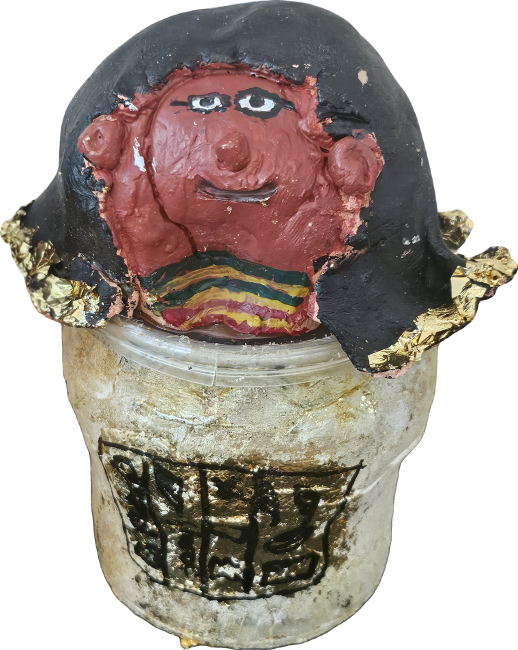
#> input picture images/jar-1-red-black.png, 1036 x 1300 px (shown at 1/2 size)
$ python make_poster.py
#> lines starting #> are read from the running program, lines starting #| are printed output that depends on the picture
#!/usr/bin/env python3
"""Compose a landscape A4 poster from the Canopic Jars website content.

Renders at 300 DPI with Pillow. One function, themed via a colour/font dict so
both the 'papyrus' and 'dark-gold' looks come from the same layout code.
"""
import os
from PIL import Image, ImageDraw, ImageFont

HERE = os.path.dirname(os.path.abspath(__file__))
IMG = os.path.join(HERE, "images")
LIB = "/usr/share/fonts/truetype/liberation"

# A4 landscape @ 300 DPI
DPI = 300
W, H = 3508, 2480
MARGIN = 170


def hx(s):
    s = s.lstrip("#")
    return tuple(int(s[i:i + 2], 16) for i in (0, 2, 4))


THEMES = {
    "papyrus": {
        "bg": hx("f3e9d2"), "text": hx("3a2e1f"), "muted": hx("6b5a32"),
        "accent": hx("8a6d2e"), "hero_bg": hx("e3d3aa"), "hero_text": hx("6b4f1d"),
        "panel": hx("ece0c2"), "border": hx("cdb985"),
        "family": "serif",
    },
    "dark-gold": {
        "bg": hx("14110c"), "text": hx("e8e0cf"), "muted": hx("b3a578"),
        "accent": hx("d4af37"), "hero_bg": hx("1d1810"), "hero_text": hx("f0d77a"),
        "panel": hx("1f190f"), "border": hx("3a2f1a"),
        "family": "sans",
    },
}

FONTS = {
    "serif": {"reg": "LiberationSerif-Regular.ttf", "bold": "LiberationSerif-Bold.ttf",
              "italic": "LiberationSerif-Italic.ttf", "bi": "LiberationSerif-BoldItalic.ttf"},
    "sans":  {"reg": "LiberationSans-Regular.ttf", "bold": "LiberationSans-Bold.ttf",
              "italic": "LiberationSans-Italic.ttf", "bi": "LiberationSans-BoldItalic.ttf"},
}


def font(theme, style, size):
    return ImageFont.truetype(os.path.join(LIB, FONTS[theme["family"]][style]), size)


def text_w(draw, s, f, tracking=0):
    w = draw.textlength(s, font=f)
    if tracking and len(s) > 1:
        w += tracking * (len(s) - 1)
    return w


def draw_tracked(draw, xy, s, f, fill, tracking):
    """Draw text with per-character letter-spacing (tracking)."""
    x, y = xy
    for ch in s:
        draw.text((x, y), ch, font=f, fill=fill)
        x += draw.textlength(ch, font=f) + tracking


def wrap(draw, text, f, max_w):
    words, lines, cur = text.split(), [], ""
    for wd in words:
        trial = (cur + " " + wd).strip()
        if draw.textlength(trial, font=f) <= max_w:
            cur = trial
        else:
            if cur:
                lines.append(cur)
            cur = wd
    if cur:
        lines.append(cur)
    return lines


def draw_paragraph(draw, text, f, x, y, max_w, fill, leading):
    for ln in wrap(draw, text, f, max_w):
        draw.text((x, y), ln, font=f, fill=fill)
        y += leading
    return y


def section_label(draw, s, x, y, t):
    """Small uppercase tracked accent heading, like the site's h2."""
    f = font(t, "bold", 40)
    draw_tracked(draw, (x, y), s.upper(), f, t["accent"], 7)
    # underline accent rule
    w = text_w(draw, s.upper(), f, 7)
    draw.line([(x, y + 62), (x + w, y + 62)], fill=t["accent"], width=3)
    return y + 96


def fit(im, box_w, box_h):
    im = im.copy()
    im.thumbnail((box_w, box_h), Image.LANCZOS)
    return im


def build(theme_name):
#> called with theme_name = 'papyrus'
    t = THEMES[theme_name]
    img = Image.new("RGB", (W, H), t["bg"])
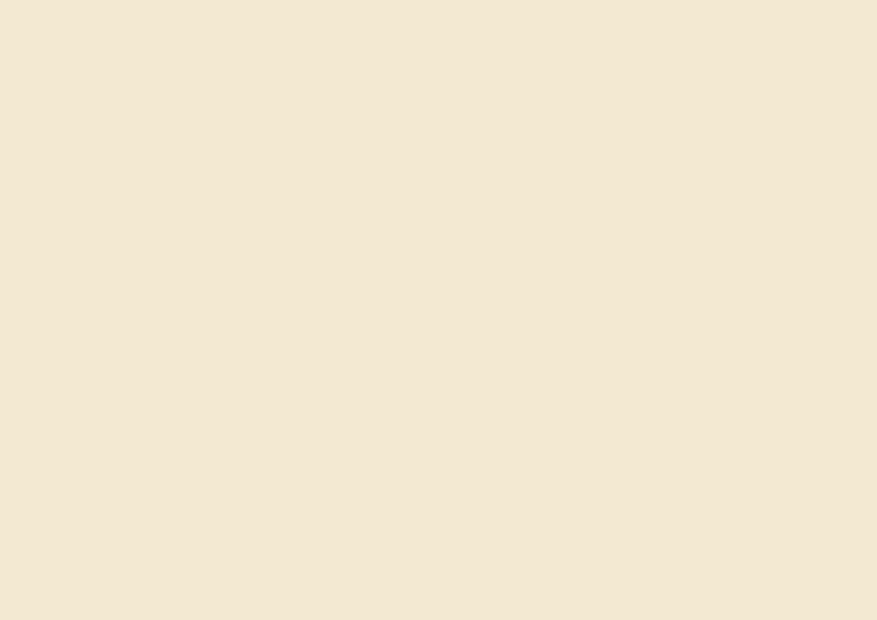
#> img: PIL image 3508x2480 RGB (shown at 1/4 size); mean R, G, B 243, 233, 210
    d = ImageDraw.Draw(img)

    # ---------- Header band ----------
    head_h = 470
    d.rectangle([0, 0, W, head_h], fill=t["hero_bg"])
    cx = W // 2
    f_kick = font(t, "bold", 38)
    kick = "ANCIENT EGYPT"
    kw = text_w(d, kick, f_kick, 11)
#> kw = 446.9
    draw_tracked(d, (cx - kw / 2, 74), kick, f_kick, t["hero_text"], 11)

    f_title = font(t, "bold", 200)
    title = "Canopic Jars"
    tw = d.textlength(title, font=f_title)
#> tw = 1127.8
    d.text((cx - tw / 2, 140), title, font=f_title, fill=t["hero_text"])

    f_sub = font(t, "italic", 52)
    sub = "A school project by Amila Galvao"
    sw = d.textlength(sub, font=f_sub)
#> sw = 702.4
    d.text((cx - sw / 2, 372), sub, font=f_sub, fill=t["hero_text"])

    # ---------- Middle: three text columns ----------
    col_top = head_h + 70
    gap = 90
    col_w = (W - 2 * MARGIN - 2 * gap) // 3
    xcols = [MARGIN, MARGIN + col_w + gap, MARGIN + 2 * (col_w + gap)]

    f_body = font(t, "reg", 41)
    f_bold = font(t, "bold", 41)
    lead = 56

    # Col 1 — Introduction
    x = xcols[0]
    y = section_label(d, "Introduction", x, col_top, t)
#> y = 636
    intro = ("Ancient Egyptian canopic jars were specialized vessels used during "
             "mummification to store the liver, lungs, stomach, and intestines. "
             "Guarded by the Four Sons of Horus, they evolved from simple stone "
             "blocks to beautifully carved works of art.")
    draw_paragraph(d, intro, f_body, x, y, col_w, t["text"], lead)
#> the loop in draw_paragraph, `for ln in wrap(draw, text, f, max_w):` made 4 passes
#> y on passes 1 to 4: 692, 748, 804, 860
#> after the loop in draw_paragraph, `for ln in wrap(draw, text, f, max_w):`: y = 860

    # Col 2 — Four Sons of Horus (bold name + rest)
    x = xcols[1]
    y = section_label(d, "The Four Sons of Horus", x, col_top, t)
    sons = [
        ("Imsety", "human-headed god guarding the liver (South)."),
        ("Hapi", "baboon-headed god guarding the lungs (North)."),
        ("Duamutef", "jackal-headed god guarding the stomach (East)."),
        ("Qebehsenuef", "falcon-headed god guarding the intestines (West)."),
    ]
    for name, desc in sons:
        # bullet
        d.ellipse([x + 4, y + 18, x + 18, y + 32], fill=t["accent"])
        full = f"{name} — {desc}"
        lines = wrap(d, full, f_body, col_w - 44)
        # first line: draw name bold, then remainder regular
        first = lines[0]
        bx = x + 44
        # split first line into name part if present
        if first.startswith(name):
            d.text((bx, y), name, font=f_bold, fill=t["text"])
            rest = first[len(name):]
            d.text((bx + d.textlength(name, font=f_bold), y), rest, font=f_body, fill=t["text"])
        else:
            d.text((bx, y), first, font=f_body, fill=t["text"])
        y += lead
        for ln in lines[1:]:
            d.text((bx, y), ln, font=f_body, fill=t["text"])
            y += lead
        y += 18
#> this loop made 4 passes
#> (rest, y) on pass 4: (' — falcon-headed god guarding the', 1044)
#> y on passes 1 to 3: 710, 784, 914
#> after the loop, y = 1044

    # Col 3 — Did You Know? (panel card)
    x = xcols[2]
    y = section_label(d, "Did You Know?", x, col_top, t)
#> y = 636
    # panel
    pad = 36
    panel_top = y
#> panel_top = 636
    f_factb = font(t, "bold", 43)
    head_lines = wrap(d, "It Was Named After the Wrong Place", f_factb, col_w - 2 * pad)
#> head_lines = ['It Was Named After the Wrong Place']
    fact = ('The word "canopic" comes from an embarrassing mistake by early '
            "European experts. They noticed the jars looked similar to pots "
            "worshipped in a town in Egypt called Canopus. Even after realizing "
            "the mistake, the name stuck!")
    fact_lines = wrap(d, fact, f_body, col_w - 2 * pad)
#> fact_lines = 5 items
    panel_h = pad * 2 + len(head_lines) * 54 + 24 + len(fact_lines) * lead
#> panel_h = 430
    d.rounded_rectangle([x, panel_top, x + col_w, panel_top + panel_h], radius=22,
                        fill=t["panel"], outline=t["border"], width=3)
    yy = panel_top + pad
#> yy = 672
    for ln in head_lines:
        d.text((x + pad, yy), ln, font=f_factb, fill=t["accent"])
        yy += 54
#> this loop made 1 pass
#> (ln, yy) on pass 1: ('It Was Named After the Wrong Place', 726)
#> after the loop, yy = 726
    yy += 24
#> yy = 750
    for ln in fact_lines:
        d.text((x + pad, yy), ln, font=f_body, fill=t["text"])
        yy += lead
#> this loop made 5 passes
#> yy on passes 1 to 4: 806, 862, 918, 974
#> (ln, yy) on pass 5: ('the name stuck!', 1030)
#> after the loop, yy = 1030

    # ---------- Gallery row: 4 jar cards ----------
    foot_h = 120
    g_gap = 70
    card_w = (W - 2 * MARGIN - 3 * g_gap) // 4
    gallery_bottom = H - foot_h - 60
    card_h = 880
    gallery_top = gallery_bottom - card_h

    jars = [
        ("jar-1-red-black.png", "Imsety", "Human-headed god guarding the liver (South)."),
        ("jar-3-white-collar.png", "Hapi", "Baboon-headed god guarding the lungs (North)."),
        ("jar-2-striped.png", "Duamutef", "Jackal-headed god guarding the stomach (East)."),
        ("jar-4-gold.png", "Qebehsenuef", "Falcon-headed god guarding the intestines (West)."),
    ]
    f_cap_b = font(t, "bold", 38)
    f_cap = font(t, "reg", 38)
    cap_pad = 30
    cap_lead = 48
    cap_area_h = 230
    img_area_h = card_h - cap_area_h
    for i, (fn, name, desc) in enumerate(jars):
        x0 = MARGIN + i * (card_w + g_gap)
        d.rounded_rectangle([x0, gallery_top, x0 + card_w, gallery_top + card_h],
                            radius=22, fill=t["panel"], outline=t["border"], width=3)
        jp = os.path.join(IMG, fn)
        ph = fit(Image.open(jp).convert("RGBA"), card_w - 80, img_area_h - 50)
#> in fit, im is the input picture: PIL image 1036x1300 RGBA; mean R, G, B, A 82.4, 72.4, 65.4, 164.7
#> in fit, `im.thumbnail((box_w, box_h), Image.LANCZOS)`:
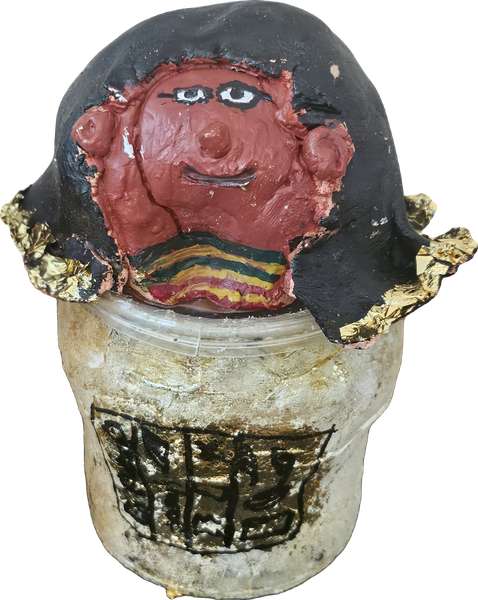
#> im: PIL image 478x600 RGBA; mean R, G, B, A 83.3, 73.3, 66.2, 164.7; transparent parts drawn white
        ix = x0 + (card_w - ph.width) // 2
#> ix = 300
        iy = gallery_top + 36 + (img_area_h - 50 - ph.height) // 2
#> iy = 1456
        img.paste(ph, (ix, iy), ph)
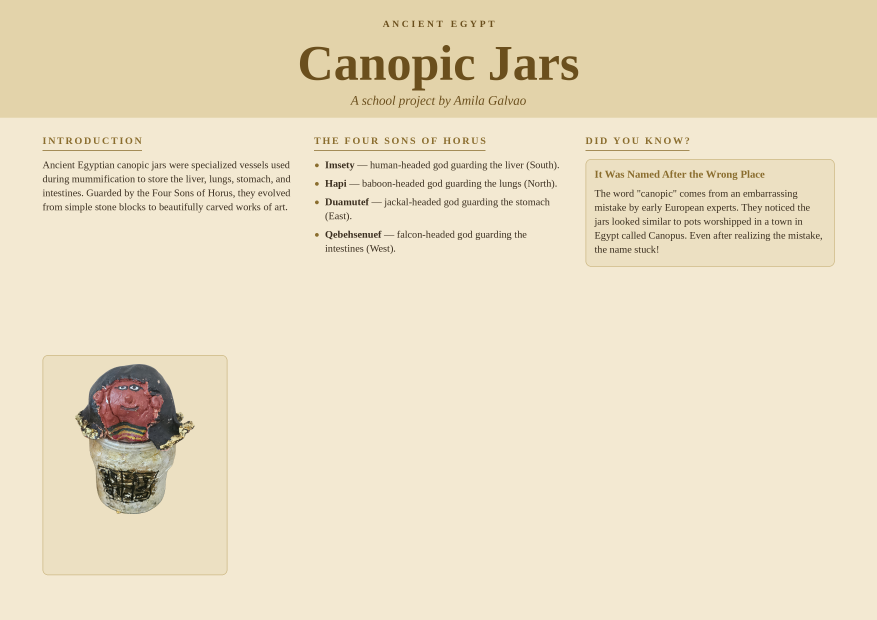
#> img: PIL image 3508x2480 RGB (shown at 1/4 size); mean R, G, B 233.9, 222.2, 195.2
        # caption: bold "Name:" then wrapped description, matching the website
        cx0 = x0 + cap_pad
        cyc = gallery_top + img_area_h + 6
        full = f"{name}: {desc}"
        lines = wrap(d, full, f_cap, card_w - 2 * cap_pad)
#> lines = ['Imsety: Human-headed god guarding the', 'liver (South).']
        label = f"{name}:"
        first = lines[0]
#> first = 'Imsety: Human-headed god guarding the'
        if first.startswith(label):
            d.text((cx0, cyc), label, font=f_cap_b, fill=t["text"])
            rest = first[len(label):]
#> rest = ' Human-headed god guarding the'
            d.text((cx0 + d.textlength(label, font=f_cap_b), cyc), rest,
                   font=f_cap, fill=t["muted"])
        else:
            d.text((cx0, cyc), first, font=f_cap, fill=t["muted"])
        cyc += cap_lead
        for ln in lines[1:]:
            d.text((cx0, cyc), ln, font=f_cap, fill=t["muted"])
            cyc += cap_lead
#> this loop made 1 pass
#> (ln, cyc) on pass 1: ('liver (South).', 2172)
#> after the loop, cyc = 2172
#> pass 2 of the loop in build, `for i, (fn, name, desc) in enumerate(jars):`:
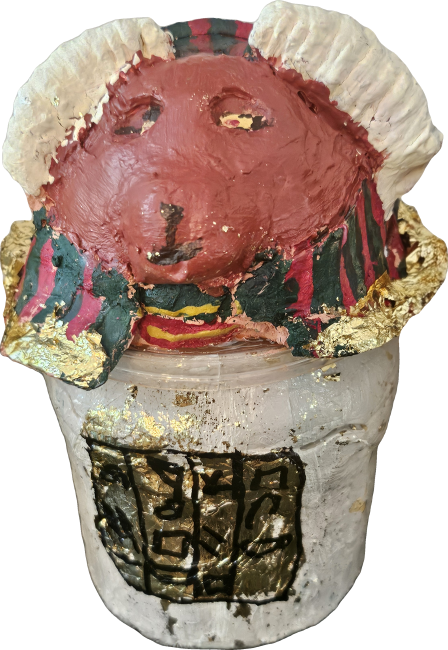
#> input picture images/jar-3-white-collar.png, 896 x 1300 px (shown at 1/2 size)
#> in fit, im is the input picture: PIL image 896x1300 RGBA; mean R, G, B, A 114.1, 93.6, 81.2, 192.7
#> in fit (call 2), `im.thumbnail((box_w, box_h), Image.LANCZOS)`:
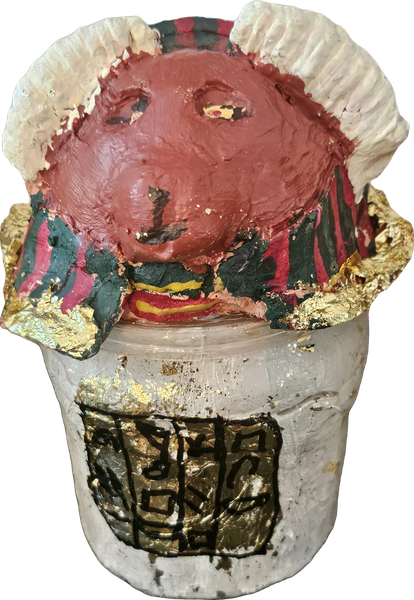
#> im: PIL image 414x600 RGBA; mean R, G, B, A 115.4, 94.8, 82.3, 192.7; transparent parts drawn white
#> in build, `img.paste(ph, (ix, iy), ph)`:
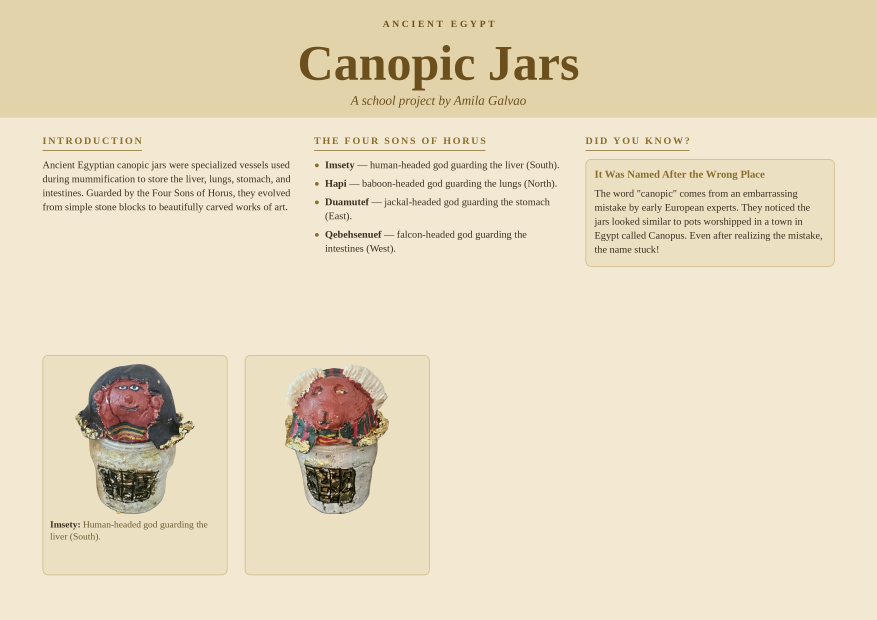
#> img: PIL image 3508x2480 RGB (shown at 1/4 size); mean R, G, B 231.4, 219.3, 192
#> in build, `lines = wrap(d, full, f_cap, card_w - 2 * cap_pad)`: lines = ['Hapi: Baboon-headed god guarding the', 'lungs (North).']
#> first = 'Hapi: Baboon-headed god guarding the'
#> in build, `rest = first[len(label):]`: rest = ' Baboon-headed god guarding the'
#> the loop in build, `for ln in lines[1:]:` made 1 pass
#> after the loop in build, `for ln in lines[1:]:`: cyc = 2172
#> pass 3 of the loop in build, `for i, (fn, name, desc) in enumerate(jars):`:
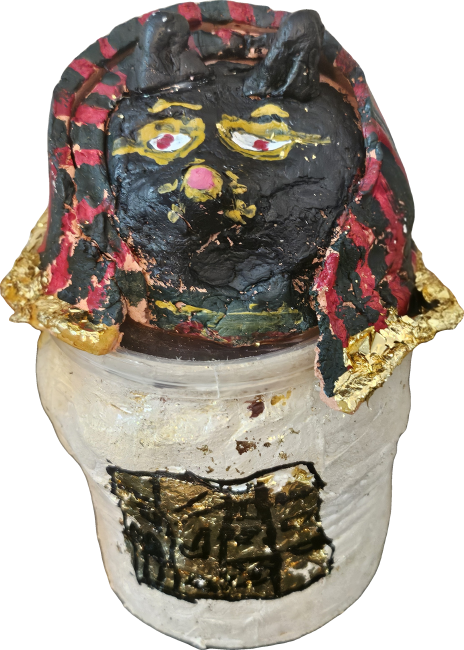
#> input picture images/jar-2-striped.png, 927 x 1300 px (shown at 1/2 size)
#> in fit, im is the input picture: PIL image 927x1300 RGBA; mean R, G, B, A 86.3, 77.9, 68.3, 176.6
#> in fit (call 3), `im.thumbnail((box_w, box_h), Image.LANCZOS)`:
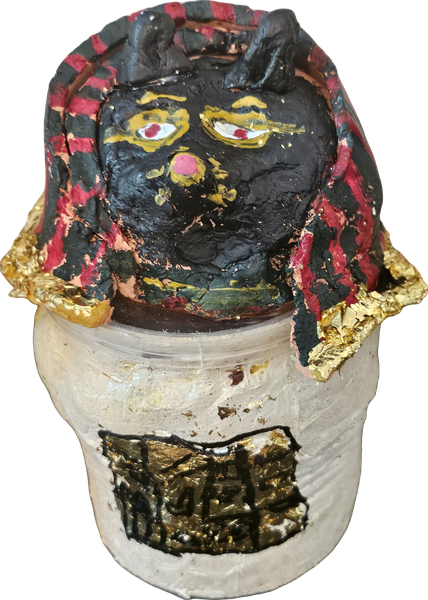
#> im: PIL image 428x600 RGBA; mean R, G, B, A 87.3, 78.9, 69.1, 176.6; transparent parts drawn white
#> in build, `img.paste(ph, (ix, iy), ph)`:
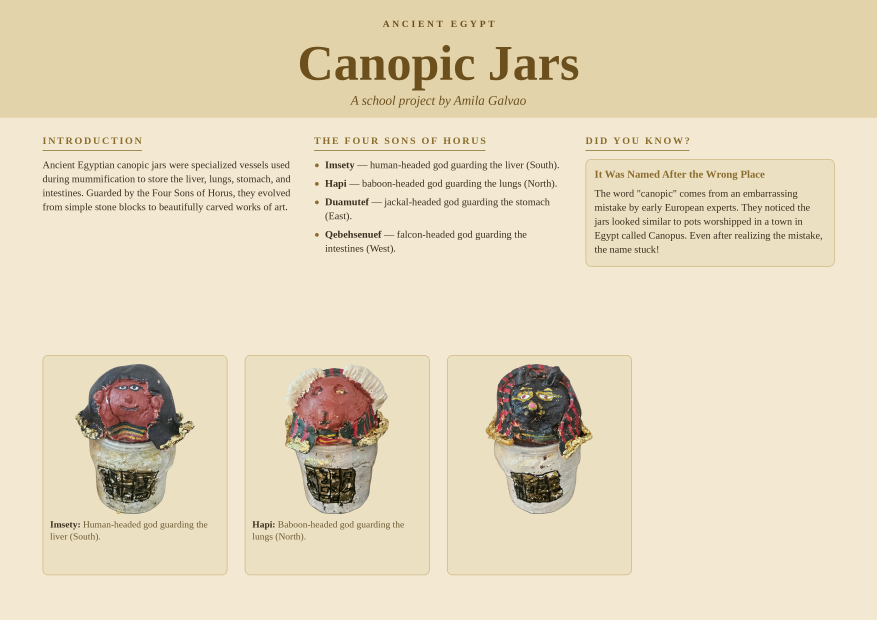
#> img: PIL image 3508x2480 RGB (shown at 1/4 size); mean R, G, B 228.4, 216.2, 188.7
#> in build, `lines = wrap(d, full, f_cap, card_w - 2 * cap_pad)`: lines = ['Duamutef: Jackal-headed god guarding the', 'stomach (East).']
#> first = 'Duamutef: Jackal-headed god guarding the'
#> in build, `rest = first[len(label):]`: rest = ' Jackal-headed god guarding the'
#> the loop in build, `for ln in lines[1:]:` made 1 pass
#> after the loop in build, `for ln in lines[1:]:`: cyc = 2172
#> the loop made 4 passes; the first 3 are shown

    # ---------- Footer ----------
    d.rectangle([0, H - foot_h, W, H], fill=t["hero_bg"])
    f_ft = font(t, "reg", 38)
    ft = "A school project by Amila Galvao  ·  2026"
    fw = d.textlength(ft, font=f_ft)
    d.text((cx - fw / 2, H - foot_h + (foot_h - 48) / 2), ft, font=f_ft, fill=t["hero_text"])

    return img


def main():
    # Final poster theme (set to "dark-gold" to switch back to that look).
    name = "papyrus"
    im = build(name)
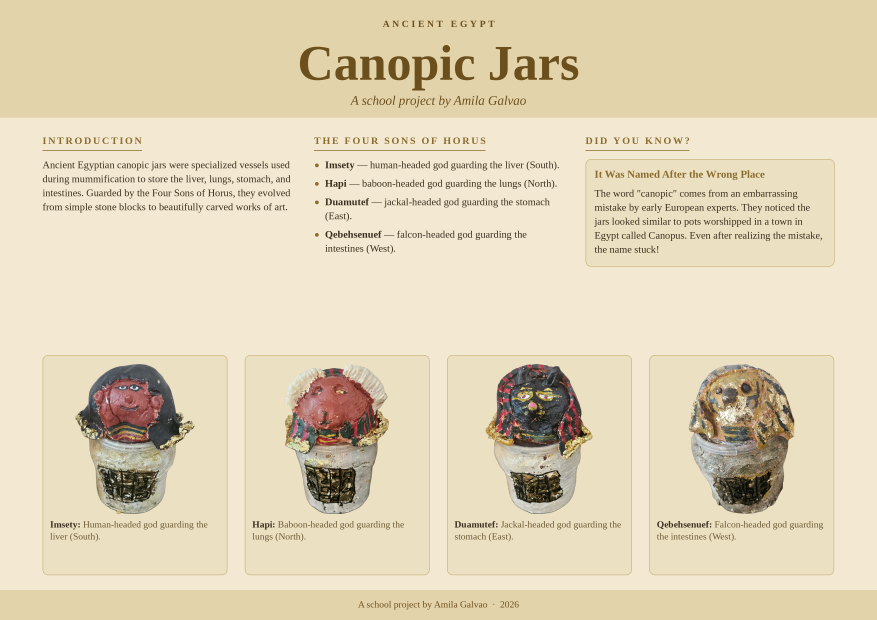
#> im: PIL image 3508x2480 RGB (shown at 1/4 size); mean R, G, B 224.7, 211.9, 183.2
    pdf = os.path.join(HERE, "canopic-jars-poster.pdf")
    im.save(pdf, "PDF", resolution=float(DPI))
    prev = im.copy()
    prev.thumbnail((1700, 1700), Image.LANCZOS)
    prev.save(os.path.join(HERE, "_preview.png"))
    print("wrote", pdf, im.size)
#| wrote canopic-jars-poster.pdf (3508, 2480)


if __name__ == "__main__":
    main()
